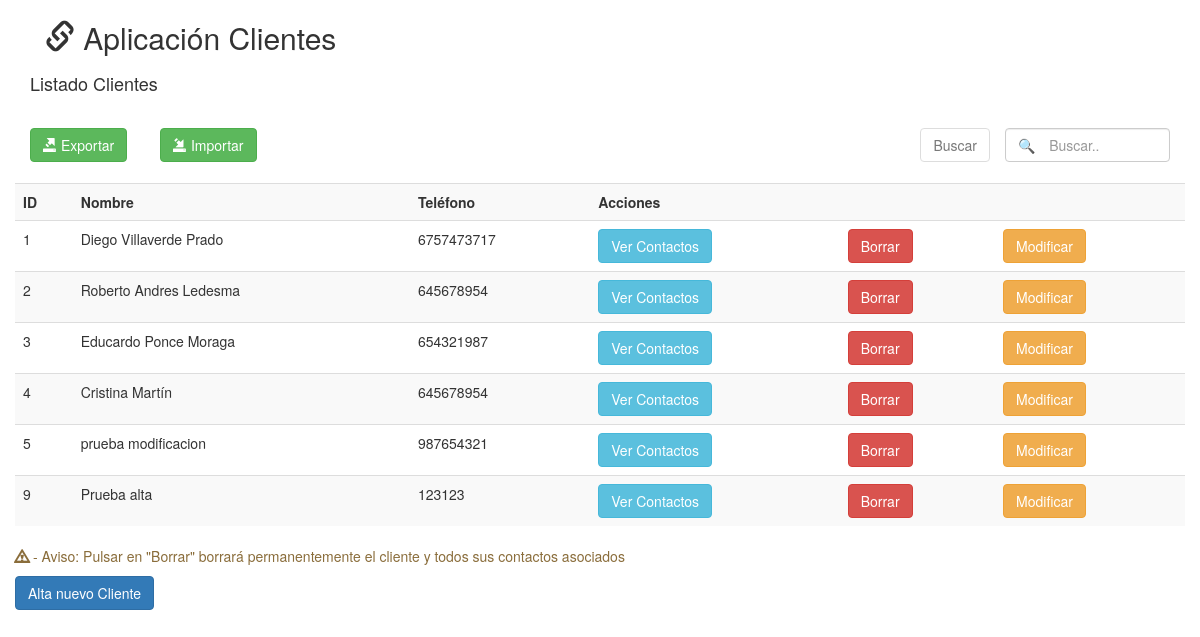
Before: / with the older database file.
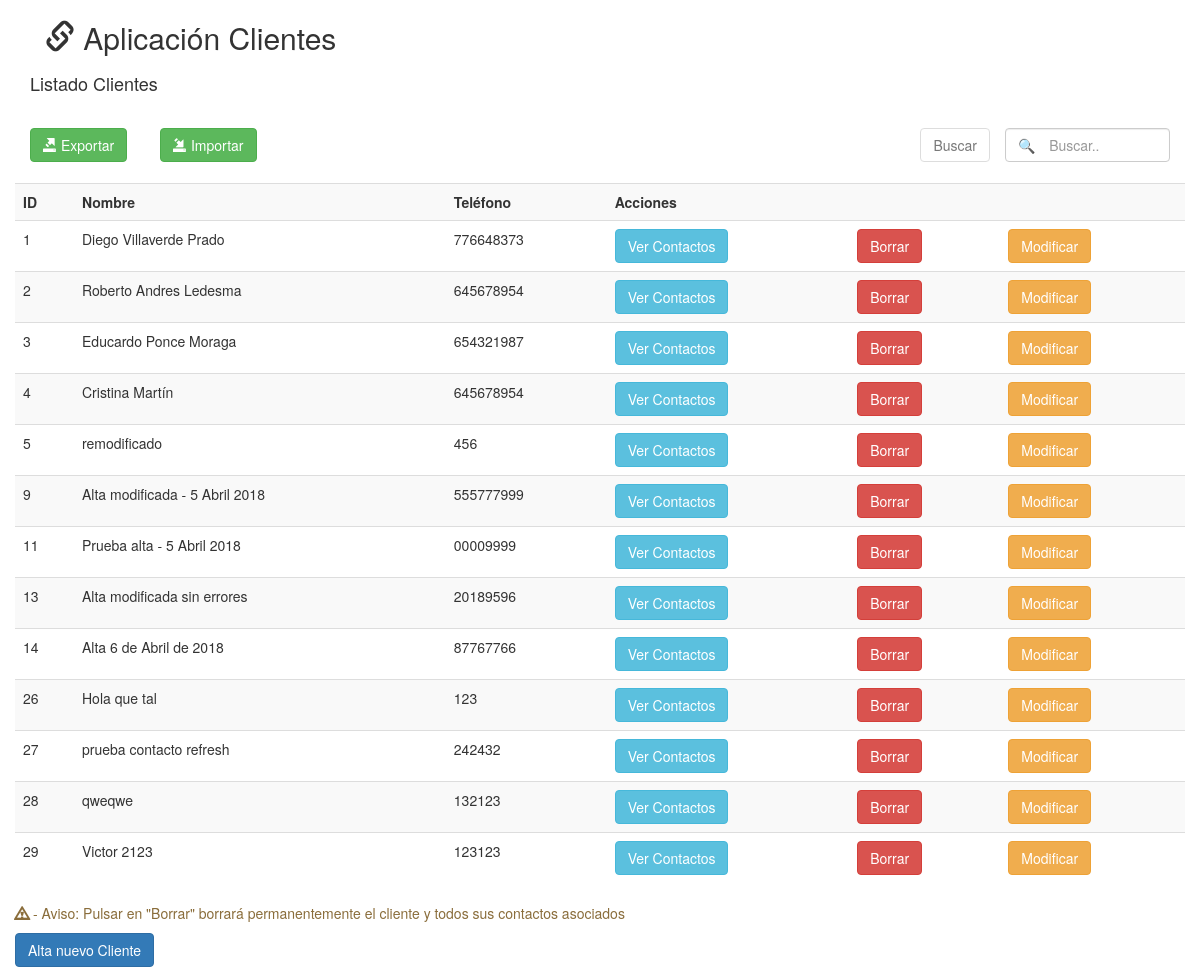
After: the same page with the newer database file.
### tables this page shows
CREATE TABLE `Clientes` (
  `id` int(11) NOT NULL,
  `nombre` varchar(50) NOT NULL,
  `telefono` varchar(10) NOT NULL
);

### index.php (called while the page is built, shortened)
<?php
	require_once("db/conectar.php");
	require_once("models/clientes_model.php");
	require_once("controllers/clientes_controller.php");
	new Controller();
?>

### db/conectar.php (called while the page is built, shortened)
<?php
class Conectar{
    private $host;
    private $user;
    private $pwd;
    private $db;
    public function __construct(){
        $this->host = HOST;
        $this->user = USERNAME;
        $this->pwd = PASSWORD;
        $this->db = DATABASE;
    }
    public function conexion(){
        $conexion=new mysqli($this->host, $this->user, $this->pwd, $this->db);
        $conexion->query("SET NAMES 'utf8'");
        return $conexion;
    }
    public function get_clientes($conn){
    	return (mysqli_query($conn, "select * from Clientes;"));
    }
}
?>

### models/clientes_model.php (called while the page is built, shortened)
<?php
    class clientes_model{
        private $db;
        private $clientes;
        public function __construct(){
            $this->db = new Conectar();
            $this->clientes=array();
        }
        public function get_clientes(){
            $this->conn = $this->db->conexion();
            $consulta = $this->db->get_clientes($this->conn);
            while($filas=$consulta->fetch_assoc()){
                $this->clientes[]=$filas;
            }
            $this->db->close_con($this->conn);
            return $this->clientes;
        }
    }
?>

### views/clientes_view.phtml (the view, shortened to what this page needs)
<?php
    require("views/encabezado_view.phtml");
?>
<div class="row">
    <div class="col-md-12">
        <h4 id="h4_listado">Listado Clientes</h4>
<div class="row">
    <div class="col-md-8" id="div_expimp">
        <div class="row">
            <div class="col-md-2">
                <?php
                    echo '<form class="form-inline" action="'.$index.'" method="POST">'
                ?>
                    <button type="submit" class="btn btn-success" id="btn_exportar"><span class="glyphicon glyphicon-export"></span> Exportar</button>
                </form>
            </div>
            <div class="col-md-2">
                <?php
                    echo '<form class="form-inline" action="'.$index.'" method="POST">'
                ?>
                    <button type="submit" class="btn btn-success" id="btn_importar"><span class="glyphicon glyphicon-import"></span> Importar</button>
                </form>
            </div>
        </div>
    </div>
    <div class="col-md-2 pull-right" id="searchbar">
        <div class="form-group">
            <input type="text" class="form-control" name="busqueda" id="input_busqueda" placeholder="&#x1F50D;&#09;Buscar..">
        </div>
    </div>
    <?php
        echo '<form class="form-inline" action="'.$index.'" method="POST">'
    ?>
    <div class="pull-right">
        <button type="submit" class="btn btn-default" id="boton_buscar" disabled>Buscar</button>
    </div>
    </form>
</div>
<div class="row">
    <table class="table table-striped table-hover">
        <tr>
            <th>ID</th>
            <th>Nombre</th>
            <th>Teléfono</th>
            <th colspan="3">Acciones</th>
        </tr>
        <?php
            $index = "index.php";
            foreach ($datos as $dato) {
                echo "<tr id='row_".$dato["id"]."'><td>". $dato["id"]."</td>";
                echo "<td id=ncli".$dato["id"]."'>". $dato["nombre"]."</td>";
                echo "<td>". $dato["telefono"]."</td>";
                echo
                    '<td>
                        <form action="'.$index.'" method="POST">
                            <input class="btn btn-info" type="submit" value="Ver Contactos">
                            <input type="hidden" name="seleccion" value="contactos">
                            <input type="hidden" name="id" value="'.$dato["id"].'">
                        </form>
                    </td>';
                echo
                    '<td>
                        <form action="'.$index.'" method="POST">
                            <input class="borrar_cliente btn btn-danger" type="submit" value="Borrar">
                            <input type="hidden" name="seleccion" value="borrar">
                            <input type="hidden" name="id" value="'.$dato["id"].'">
                        </form>
                    </td>';
                echo
                    '<td>
                        <form action="'.$index.'" method="POST">
                            <input class="modificar_cliente btn btn-warning" type="submit" value="Modificar">
                            <input type="hidden" name="seleccion" value="modificar">
                            <input type="hidden" name="id" value="'.$dato["id"].'">
                        </form>
                    </td></tr>';
            }
        ?>
    </table>
    <p class="text-warning"><span class="glyphicon glyphicon-warning-sign"></span> - Aviso: Pulsar en "Borrar" borrará permanentemente el cliente y todos sus contactos asociados</p>
    <?php
        echo '<form class="form-inline" action="'.$index.'" method="POST">'
    ?>
        <button type="submit" class="btn btn-primary">Alta nuevo Cliente</button>
    </form>
</div>
<?php
    require("views/footer_view.phtml");
?>

### controllers/clientes_controller.php (shortened to what this page needs)
<?php
	class Controller{
    	public function __construct(){
			$cli=new clientes_model();
			$cont=new contactos_model();
			$datos=$cli->get_clientes();
			if(isset($_POST['seleccion'])){
				switch ($_POST['seleccion']) {
					case "exportar":
						$cli->exportar_clientes();
						break;
					case "importar":
						break;
					case "contactos":
						$contactos=$cont->get_contactos($_POST['id']);
						require_once("views/contactos_view.phtml");
						break;
					case "borrar":
						$cli->borrar_cliente($_POST['id']);
						header('Location: index.php');
						break;
					case "modificar":
						require_once("views/modificar_view.phtml");
						break;
					case "borrar_contacto":
						$cont->borrar_contacto($_POST['id_contacto']);
						break;
					case "modificar_contacto":
						$cont->modificar_contacto($_POST['id_contacto'], $_POST['nn_contacto'], $_POST['nt_contacto']);
						break;
					case "buscar":
						$encontrados=$cli->mostrar_busqueda($_POST['busqueda']);
						require_once("views/busqueda_view.phtml");
						break;
					case "alta":
						require_once("views/alta_view.phtml");
						break;
					case "registrar_contacto":
						$contactos=$cont->reg_contacto($_POST['id_referente'], $_POST['nombre_contacto'], $_POST['tfno_contacto']);
						header('Location: index.php');
						break;
					case "rec_datoscliente":
						$cli->get_datoscliente($_POST["id_cliente"]);
						break;
				}
			}else{
				require_once("views/clientes_view.phtml");
			}
		}
	}
?>

### views/encabezado_view.phtml (shortened to what this page needs)
<!DOCTYPE html>
<html lang="es">
    <head>
        <link rel="stylesheet" href="https://maxcdn.bootstrapcdn.com/bootstrap/3.3.7/css/bootstrap.min.css">
        <link rel="stylesheet" type="text/css" href="css/style.css">
    </head>
    <body>
        <?php
            $index = "index.php";
        ?>
        <div class="container">
            <h2 class="col-md-12"><span class="glyphicon glyphicon-link"></span> Aplicación Clientes</h2>

### views/footer_view.phtml
        </div>
    </body>
</html>

### css/style.css (style rules this page uses)
table { margin-top: 0.5%; }
#h4_listado { margin-bottom: 3%; }

Changed rows visible on the page:
changed clientes "Diego Villaverde Prado": telefono "6757473717" → "776648373"
changed clientes id 5: nombre "prueba modificacion" → "remodificado"; telefono "987654321" → "456"
changed clientes id 9: nombre "Prueba alta" → "Alta modificada - 5 Abril 2018"; telefono "123123" → "555777999"
added clientes: id "11", nombre "Prueba alta - 5 Abril 2018", telefono "00009999"
added clientes: id "13", nombre "Alta modificada sin errores", telefono "20189596"
added clientes: id "14", nombre "Alta 6 de Abril de 2018", telefono "87767766"
added clientes: id "26", nombre "Hola que tal", telefono "123"
added clientes: id "27", nombre "prueba contacto refresh", telefono "242432"
added clientes: id "28", nombre "qweqwe", telefono "132123"
added clientes: id "29", nombre "Victor 2123", telefono "123123"
